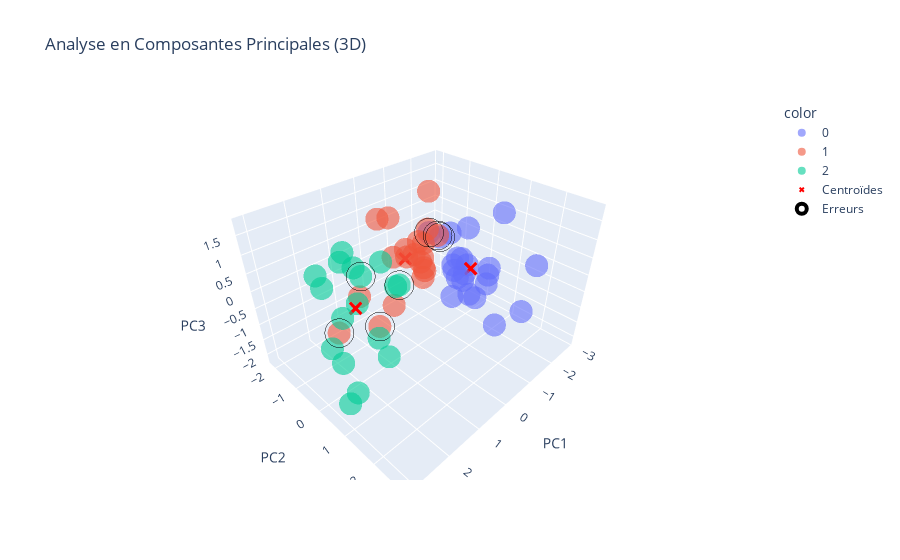

The cell this chart's notebook holds for it:
### Code cell
classes = data['classe']
count2 = 0
count3 = 0
errors_2D = []

for i in range(len(classes)):
    pt = pca_2[i]
    dist1 = np.linalg.norm(pt - means_array_2D[0])
    dist2 = np.linalg.norm(pt - means_array_2D[1])
    dist3 = np.linalg.norm(pt - means_array_2D[2])
    prediction = np.argmin([dist1, dist2, dist3])
    if classes[i] != prediction:
        errors_2D.append(pt)
        print(errors_2D)
        print("Différence de prédiction pour l'élément: ", i)
        count2 += 1
print()
print("Nombre de différences de prédiction ACP 2D : ", count2)
precision = (len(classes) - count2) / len(classes)
print()
print("Précision ACP 2D : ", precision)
print()

errors_2D = np.array(errors_2D)
plt.figure(figsize=(10, 8))
sns.scatterplot(data=df_pca_2, x='PC1', y='PC2', hue=df_pca_2['classe'], palette='viridis', alpha=0.6)
plt.scatter(means_array_2D[:, 0], means_array_2D[:, 1], c='red', s=200, marker='X', label='Centroïdes')
plt.scatter(errors_2D[:, 0], errors_2D[:, 1], s=150, facecolor='none', edgecolor='black', linewidth=2, label='Erreurs')
plt.title('Analyse en Composantes Principales (2D)')
plt.legend()
plt.grid(True)
plt.show()

errors_3D = []
for i in range(len(classes)):
    pt = pca_3[i]
    dist1 = np.linalg.norm(pt - means_array_3D[0])
    dist2 = np.linalg.norm(pt - means_array_3D[1])
    dist3 = np.linalg.norm(pt - means_array_3D[2])
    prediction = np.argmin([dist1, dist2, dist3])
    if classes[i] != prediction:
        errors_3D.append(pt)
        print("Différence de prédiction pour l'élément: ", i)
        count3 += 1
print()
print("Nombre de différences de prédiction ACP 3D: ", count3)
precision = (len(classes) - count3) / len(classes)
print()
print("Précision ACP 3D : ", precision)

errors_3D = np.array(errors_3D)
plt.figure(figsize=(10, 8))
fig = px.scatter_3d(df_pca_3, x='PC1', y='PC2', z='PC3', color=df_pca_3['classe'].astype(str), title="Analyse en Composantes Principales (3D)",opacity=0.6)
fig.add_trace(go.Scatter3d(x=means_array_3D[:, 0], y=means_array_3D[:, 1], z=means_array_3D[:, 2], mode='markers', marker=dict(color='red', size=5, symbol='x'), name='Centroïdes'))
fig.add_trace(go.Scatter3d(x=errors_3D[:, 0], y=errors_3D[:, 1], z=errors_3D[:, 2], mode='markers', marker=dict(color='rgba(0,0,0,0)', size=10, line=dict(color='black', width=4)), name='Erreurs'))
fig.show()

### Figure 1 — Plotly figure (JSON) as saved in the notebook; plotly's stock layout.template omitted (floating-point values rounded to 4 significant figures)
{"data": [{"hovertemplate": "color=0<br>PC1=%{x}<br>PC2=%{y}<br>PC3=%{z}<extra></extra>", "legendgroup": "0", "marker": {"color": "#636efa", "opacity": 0.6, "symbol": "circle"}, "mode": "markers", "name": "0", "scene": "scene", "showlegend": true, "type": "scatter3d", "x": [-0.6989, -1.472, -2.661, -2.833, -1.278, -0.827, -2.233, -0.6398, -0.3112, -0.0286, -0.9249, -0.9355, -1.306, -2.056, -2.838, -1.156, -0.8321, -0.05184, -1.115, -1.415, -2.5, -2.046], "y": [2.802, 0.3555, 0.5344, 0.07319, 1.549, -0.04944, -0.7826, 1.668, 2.832, 1.253, 0.6818, 0.3651, 0.4142, 0.2505, 0.0447, 0.5751, -0.4412, 1.598, 0.02787, -0.09452, -0.6876, -0.4694], "z": [1.238, -0.1697, 0.9926, -1.26, -1.414, 0.754, -2.18, 0.6922, 0.2698, 0.5258, -0.2472, -0.09345, -0.3463, -1.602, -1.594, 1.117, 0.7298, 0.228, 0.789, -0.3461, -0.8693, -0.5626]}, {"hovertemplate": "color=1<br>PC1=%{x}<br>PC2=%{y}<br>PC3=%{z}<extra></extra>", "legendgroup": "1", "marker": {"color": "#EF553B", "opacity": 0.6, "symbol": "circle"}, "mode": "markers", "name": "1", "scene": "scene", "showlegend": true, "type": "scatter3d", "x": [0.1351, -0.9397, -0.6482, 0.8516, 0.2555, 0.0004256, -0.4352, 2.176, 1.642, 0.5367, -1.789, -0.3885, 0.1517, -1.056, 0.108, -0.3808, 0.3333, -0.3617, -0.525, -0.6463], "y": [0.378, -0.5654, -0.4389, -1.359, 0.4392, 0.099, -0.106, -0.4442, 0.441, 0.1571, -1.036, -0.2226, -0.7339, -0.8676, -0.2774, -1.494, -0.5646, -0.5081, -2.136, -0.641], "z": [0.3914, 1.78, -0.2455, -0.9002, 0.2862, 0.4522, 1.1, -0.809, -0.3977, 1.045, 0.05569, 0.2662, 0.2923, 0.1512, 0.4794, 0.9341, -1.038, 0.2481, 0.6191, 0.4626]}, {"hovertemplate": "color=2<br>PC1=%{x}<br>PC2=%{y}<br>PC3=%{z}<extra></extra>", "legendgroup": "2", "marker": {"color": "#00cc96", "opacity": 0.6, "symbol": "circle"}, "mode": "markers", "name": "2", "scene": "scene", "showlegend": true, "type": "scatter3d", "x": [1.453, 1.332, 1.743, 2.233, 2.221, 3.075, 2.584, 1.021, 0.7839, 1.18, 2.874, 2.143, 1.832, 1.256, 2.782, 1.83, 0.7985], "y": [-1.186, -1.211, -0.2039, 1.152, -0.1383, 1.094, -0.1568, -0.1639, 0.1815, 0.5104, 1.123, 1.331, -1.751, -0.9279, 0.5556, -1.537, -1.292], "z": [0.5173, 0.7216, -0.04358, 0.05499, -0.1642, -1.298, -0.8588, 0.7819, 0.1973, 0.5104, -1.095, -0.4046, 0.03882, 0.3857, -0.6896, -0.2327, -0.2458]}, {"marker": {"color": "red", "size": 5, "symbol": "x"}, "mode": "markers", "name": "Centroïdes", "type": "scatter3d", "x": [-1.371, -0.04904, 1.832], "y": [0.5682, -0.494, -0.1542], "z": [-0.1522, 0.2586, -0.1073]}, {"marker": {"color": "rgba(0,0,0,0)", "line": {"color": "black", "width": 4}, "size": 10}, "mode": "markers", "name": "Erreurs", "type": "scatter3d", "x": [-0.827, -0.8321, 2.176, 1.642, -1.789, 0.7839, 0.7985], "y": [-0.04944, -0.4412, -0.4442, 0.441, -1.036, 0.1815, -1.292], "z": [0.754, 0.7298, -0.809, -0.3977, 0.05569, 0.1973, -0.2458]}], "layout": {"legend": {"title": {"text": "color"}, "tracegroupgap": 0}, "scene": {"domain": {"x": [0, 1], "y": [0, 1]}, "xaxis": {"title": {"text": "PC1"}}, "yaxis": {"title": {"text": "PC2"}}, "zaxis": {"title": {"text": "PC3"}}}, "title": {"text": "Analyse en Composantes Principales (3D)"}}}
